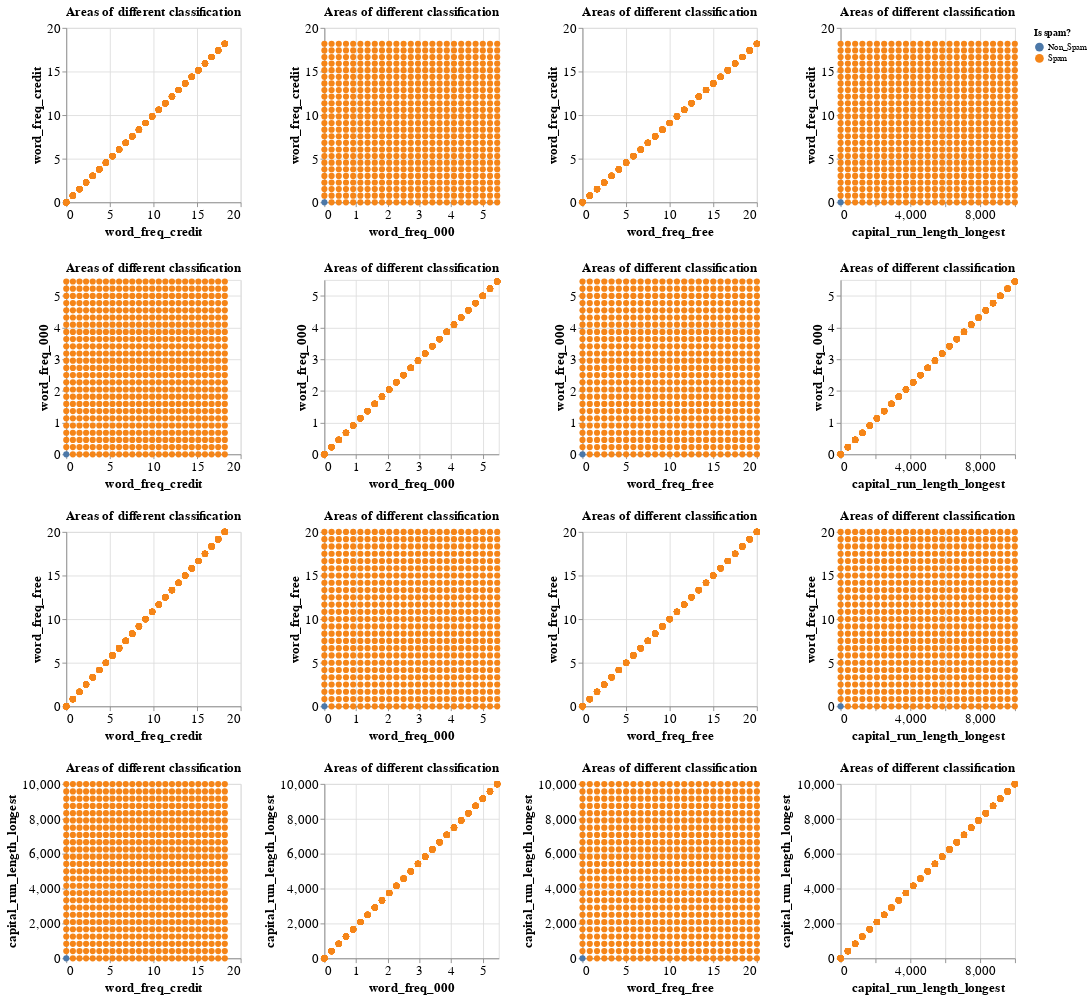

The cell this chart's notebook holds for it:
### Code cell
# this is the predictions on the fake data. By blowing up the size of the circles to 500, we can effectively "shade the background" where the 
# model would have predicted spam or not spam.
knn_predictions = (
    alt.Chart(bkg_grid, title = "Areas of different classification")
    .mark_circle(size = 50, opacity = 1.0)
    .encode(
        x = alt.X(alt.repeat("column"), type = "quantitative"), 
        y = alt.Y(alt.repeat("row"), type = "quantitative"),
        color = alt.Color("predicted", title = "Is spam?")
    )
    .properties(width=200, height=200)
    .repeat(row = predictor_variables, column = predictor_variables)
    .configure_axis(labelFontSize = 15, titleFontSize = 15)
    .configure_title(fontSize = 15)
)

knn_predictions

# again because the data is so clustered in the cornner, we can't see much of what is going on. Since we are generating the data for 
# the "barrier" plot, we can do it for a set of zoomed in values (again less than 2)

### Figure 1 — Vega-Lite specification as saved in the notebook (floating-point values rounded to 4 significant figures; data arrays with more than 128 entries replaced by an {"elided": "..."} marker saying what was removed)
{"config": {"view": {"continuousWidth": 400, "continuousHeight": 300}, "axis": {"labelFontSize": 15, "titleFontSize": 15}, "title": {"fontSize": 15}}, "repeat": {"column": ["word_freq_credit", "word_freq_000", "word_freq_free", "capital_run_length_longest"], "row": ["word_freq_credit", "word_freq_000", "word_freq_free", "capital_run_length_longest"]}, "spec": {"data": {"name": "data-98a5157d01faa95780e6240b4a237963"}, "mark": {"type": "circle", "opacity": 1.0, "size": 50}, "encoding": {"color": {"field": "predicted", "title": "Is spam?", "type": "nominal"}, "x": {"field": {"repeat": "column"}, "type": "quantitative"}, "y": {"field": {"repeat": "row"}, "type": "quantitative"}}, "height": 200, "title": "Areas of different classification", "width": 200}, "$schema": "https://vega.github.io/schema/vega-lite/v4.17.0.json", "datasets": {"data-98a5157d01faa95780e6240b4a237963": {"elided": "625 records"}}}
